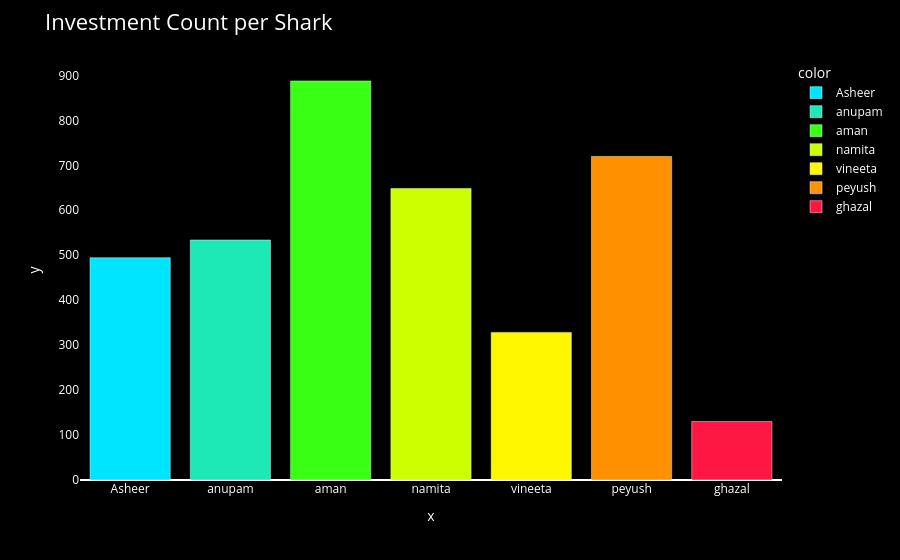

This figure's notebook cell:
### Code cell
fig = px.bar(
    x=l1,
    y=l2,
    color=l1,
    color_discrete_sequence=neon_rainbow_pro
)

fig = neon_layout(fig, "Investment Count per Shark")
fig.show()

### Figure 1 — Plotly figure (JSON) as saved in the notebook; plotly's stock layout.template omitted (floating-point values rounded to 4 significant figures)
{"data": [{"alignmentgroup": "True", "hovertemplate": "color=Asheer<br>x=%{x}<br>y=%{y}<extra></extra>", "legendgroup": "Asheer", "marker": {"color": "#00E5FF", "pattern": {"shape": ""}}, "name": "Asheer", "offsetgroup": "Asheer", "orientation": "v", "showlegend": true, "textposition": "auto", "type": "bar", "x": ["Asheer"], "xaxis": "x", "y": [494.3], "yaxis": "y"}, {"alignmentgroup": "True", "hovertemplate": "color=anupam<br>x=%{x}<br>y=%{y}<extra></extra>", "legendgroup": "anupam", "marker": {"color": "#1DE9B6", "pattern": {"shape": ""}}, "name": "anupam", "offsetgroup": "anupam", "orientation": "v", "showlegend": true, "textposition": "auto", "type": "bar", "x": ["anupam"], "xaxis": "x", "y": [533.8], "yaxis": "y"}, {"alignmentgroup": "True", "hovertemplate": "color=aman<br>x=%{x}<br>y=%{y}<extra></extra>", "legendgroup": "aman", "marker": {"color": "#39FF14", "pattern": {"shape": ""}}, "name": "aman", "offsetgroup": "aman", "orientation": "v", "showlegend": true, "textposition": "auto", "type": "bar", "x": ["aman"], "xaxis": "x", "y": [887.5], "yaxis": "y"}, {"alignmentgroup": "True", "hovertemplate": "color=namita<br>x=%{x}<br>y=%{y}<extra></extra>", "legendgroup": "namita", "marker": {"color": "#CCFF00", "pattern": {"shape": ""}}, "name": "namita", "offsetgroup": "namita", "orientation": "v", "showlegend": true, "textposition": "auto", "type": "bar", "x": ["namita"], "xaxis": "x", "y": [648.3], "yaxis": "y"}, {"alignmentgroup": "True", "hovertemplate": "color=vineeta<br>x=%{x}<br>y=%{y}<extra></extra>", "legendgroup": "vineeta", "marker": {"color": "#FFF700", "pattern": {"shape": ""}}, "name": "vineeta", "offsetgroup": "vineeta", "orientation": "v", "showlegend": true, "textposition": "auto", "type": "bar", "x": ["vineeta"], "xaxis": "x", "y": [328.3], "yaxis": "y"}, {"alignmentgroup": "True", "hovertemplate": "color=peyush<br>x=%{x}<br>y=%{y}<extra></extra>", "legendgroup": "peyush", "marker": {"color": "#FF9100", "pattern": {"shape": ""}}, "name": "peyush", "offsetgroup": "peyush", "orientation": "v", "showlegend": true, "textposition": "auto", "type": "bar", "x": ["peyush"], "xaxis": "x", "y": [719.7], "yaxis": "y"}, {"alignmentgroup": "True", "hovertemplate": "color=ghazal<br>x=%{x}<br>y=%{y}<extra></extra>", "legendgroup": "ghazal", "marker": {"color": "#FF1744", "pattern": {"shape": ""}}, "name": "ghazal", "offsetgroup": "ghazal", "orientation": "v", "showlegend": true, "textposition": "auto", "type": "bar", "x": ["ghazal"], "xaxis": "x", "y": [130.0], "yaxis": "y"}], "layout": {"barmode": "relative", "font": {"color": "white"}, "legend": {"title": {"text": "color"}, "tracegroupgap": 0}, "margin": {"t": 60}, "paper_bgcolor": "black", "plot_bgcolor": "black", "title": {"font": {"size": 22}, "text": "Investment Count per Shark"}, "xaxis": {"anchor": "y", "domain": [0, 1], "showgrid": false, "title": {"text": "x"}}, "yaxis": {"anchor": "x", "domain": [0, 1], "showgrid": false, "title": {"text": "y"}}}}
